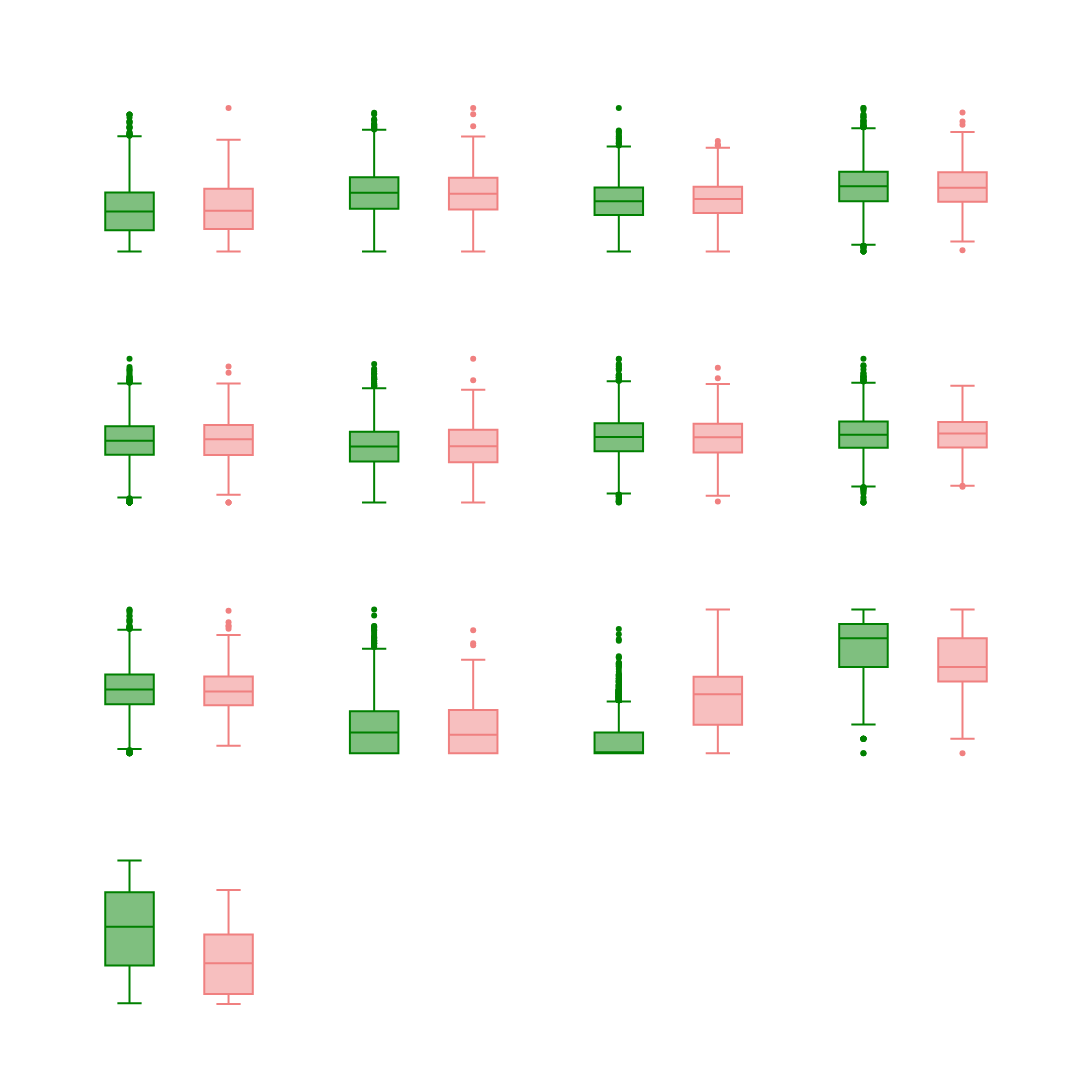

Write notebook code for a chart like this one.
### Markdown cell above
## Corregir los ejes para que indiquen lo que representan

### Code cell
# Plot boxplots for numeric variables vs the target variable
plot_boxplots(train_data, numeric_data_train)

### Figure 1 — Plotly figure (JSON) as saved in the notebook; plotly's stock layout.template omitted (floating-point values rounded to 4 significant figures; data arrays with more than 128 entries replaced by an {"elided": "..."} marker saying what was removed)
{"data": [{"alignmentgroup": "True", "hovertemplate": "churn=%{x}<br>n_sms=%{y}<extra></extra>", "legendgroup": "0", "marker": {"color": "green"}, "name": "0", "notched": false, "offsetgroup": "0", "orientation": "v", "showlegend": true, "type": "box", "x": {"elided": "5135 int values"}, "x0": " ", "xaxis": "x", "y": {"elided": "5135 int values"}, "y0": " ", "yaxis": "y"}, {"alignmentgroup": "True", "hovertemplate": "churn=%{x}<br>n_sms=%{y}<extra></extra>", "legendgroup": "1", "marker": {"color": "lightcoral"}, "name": "1", "notched": false, "offsetgroup": "1", "orientation": "v", "showlegend": true, "type": "box", "x": {"elided": "490 int values"}, "x0": " ", "xaxis": "x", "y": {"elided": "490 int values"}, "y0": " ", "yaxis": "y"}, {"alignmentgroup": "True", "hovertemplate": "churn=%{x}<br>total_day_minutes=%{y}<extra></extra>", "legendgroup": "0", "marker": {"color": "green"}, "name": "0", "notched": false, "offsetgroup": "0", "orientation": "v", "showlegend": true, "type": "box", "x": {"elided": "5135 int values"}, "x0": " ", "xaxis": "x2", "y": {"elided": "5135 float values"}, "y0": " ", "yaxis": "y2"}, {"alignmentgroup": "True", "hovertemplate": "churn=%{x}<br>total_day_minutes=%{y}<extra></extra>", "legendgroup": "1", "marker": {"color": "lightcoral"}, "name": "1", "notched": false, "offsetgroup": "1", "orientation": "v", "showlegend": true, "type": "box", "x": {"elided": "490 int values"}, "x0": " ", "xaxis": "x2", "y": {"elided": "490 float values"}, "y0": " ", "yaxis": "y2"}, {"alignmentgroup": "True", "hovertemplate": "churn=%{x}<br>total_day_calls=%{y}<extra></extra>", "legendgroup": "0", "marker": {"color": "green"}, "name": "0", "notched": false, "offsetgroup": "0", "orientation": "v", "showlegend": true, "type": "box", "x": {"elided": "5135 int values"}, "x0": " ", "xaxis": "x3", "y": {"elided": "5135 int values"}, "y0": " ", "yaxis": "y3"}, {"alignmentgroup": "True", "hovertemplate": "churn=%{x}<br>total_day_calls=%{y}<extra></extra>", "legendgroup": "1", "marker": {"color": "lightcoral"}, "name": "1", "notched": false, "offsetgroup": "1", "orientation": "v", "showlegend": true, "type": "box", "x": {"elided": "490 int values"}, "x0": " ", "xaxis": "x3", "y": {"elided": "490 int values"}, "y0": " ", "yaxis": "y3"}, {"alignmentgroup": "True", "hovertemplate": "churn=%{x}<br>total_day_charge=%{y}<extra></extra>", "legendgroup": "0", "marker": {"color": "green"}, "name": "0", "notched": false, "offsetgroup": "0", "orientation": "v", "showlegend": true, "type": "box", "x": {"elided": "5135 int values"}, "x0": " ", "xaxis": "x4", "y": {"elided": "5135 float values"}, "y0": " ", "yaxis": "y4"}, {"alignmentgroup": "True", "hovertemplate": "churn=%{x}<br>total_day_charge=%{y}<extra></extra>", "legendgroup": "1", "marker": {"color": "lightcoral"}, "name": "1", "notched": false, "offsetgroup": "1", "orientation": "v", "showlegend": true, "type": "box", "x": {"elided": "490 int values"}, "x0": " ", "xaxis": "x4", "y": {"elided": "490 float values"}, "y0": " ", "yaxis": "y4"}, {"alignmentgroup": "True", "hovertemplate": "churn=%{x}<br>total_eve_minutes=%{y}<extra></extra>", "legendgroup": "0", "marker": {"color": "green"}, "name": "0", "notched": false, "offsetgroup": "0", "orientation": "v", "showlegend": true, "type": "box", "x": {"elided": "5135 int values"}, "x0": " ", "xaxis": "x5", "y": {"elided": "5135 float values"}, "y0": " ", "yaxis": "y5"}, {"alignmentgroup": "True", "hovertemplate": "churn=%{x}<br>total_eve_minutes=%{y}<extra></extra>", "legendgroup": "1", "marker": {"color": "lightcoral"}, "name": "1", "notched": false, "offsetgroup": "1", "orientation": "v", "showlegend": true, "type": "box", "x": {"elided": "490 int values"}, "x0": " ", "xaxis": "x5", "y": {"elided": "490 float values"}, "y0": " ", "yaxis": "y5"}, {"alignmentgroup": "True", "hovertemplate": "churn=%{x}<br>total_eve_calls=%{y}<extra></extra>", "legendgroup": "0", "marker": {"color": "green"}, "name": "0", "notched": false, "offsetgroup": "0", "orientation": "v", "showlegend": true, "type": "box", "x": {"elided": "5135 int values"}, "x0": " ", "xaxis": "x6", "y": {"elided": "5135 int values"}, "y0": " ", "yaxis": "y6"}, {"alignmentgroup": "True", "hovertemplate": "churn=%{x}<br>total_eve_calls=%{y}<extra></extra>", "legendgroup": "1", "marker": {"color": "lightcoral"}, "name": "1", "notched": false, "offsetgroup": "1", "orientation": "v", "showlegend": true, "type": "box", "x": {"elided": "490 int values"}, "x0": " ", "xaxis": "x6", "y": {"elided": "490 int values"}, "y0": " ", "yaxis": "y6"}, {"alignmentgroup": "True", "hovertemplate": "churn=%{x}<br>total_eve_charge=%{y}<extra></extra>", "legendgroup": "0", "marker": {"color": "green"}, "name": "0", "notched": false, "offsetgroup": "0", "orientation": "v", "showlegend": true, "type": "box", "x": {"elided": "5135 int values"}, "x0": " ", "xaxis": "x7", "y": {"elided": "5135 float values"}, "y0": " ", "yaxis": "y7"}, {"alignmentgroup": "True", "hovertemplate": "churn=%{x}<br>total_eve_charge=%{y}<extra></extra>", "legendgroup": "1", "marker": {"color": "lightcoral"}, "name": "1", "notched": false, "offsetgroup": "1", "orientation": "v", "showlegend": true, "type": "box", "x": {"elided": "490 int values"}, "x0": " ", "xaxis": "x7", "y": {"elided": "490 float values"}, "y0": " ", "yaxis": "y7"}, {"alignmentgroup": "True", "hovertemplate": "churn=%{x}<br>total_night_minutes=%{y}<extra></extra>", "legendgroup": "0", "marker": {"color": "green"}, "name": "0", "notched": false, "offsetgroup": "0", "orientation": "v", "showlegend": true, "type": "box", "x": {"elided": "5135 int values"}, "x0": " ", "xaxis": "x8", "y": {"elided": "5135 float values"}, "y0": " ", "yaxis": "y8"}, {"alignmentgroup": "True", "hovertemplate": "churn=%{x}<br>total_night_minutes=%{y}<extra></extra>", "legendgroup": "1", "marker": {"color": "lightcoral"}, "name": "1", "notched": false, "offsetgroup": "1", "orientation": "v", "showlegend": true, "type": "box", "x": {"elided": "490 int values"}, "x0": " ", "xaxis": "x8", "y": {"elided": "490 float values"}, "y0": " ", "yaxis": "y8"}, {"alignmentgroup": "True", "hovertemplate": "churn=%{x}<br>total_night_calls=%{y}<extra></extra>", "legendgroup": "0", "marker": {"color": "green"}, "name": "0", "notched": false, "offsetgroup": "0", "orientation": "v", "showlegend": true, "type": "box", "x": {"elided": "5135 int values"}, "x0": " ", "xaxis": "x9", "y": {"elided": "5135 int values"}, "y0": " ", "yaxis": "y9"}, {"alignmentgroup": "True", "hovertemplate": "churn=%{x}<br>total_night_calls=%{y}<extra></extra>", "legendgroup": "1", "marker": {"color": "lightcoral"}, "name": "1", "notched": false, "offsetgroup": "1", "orientation": "v", "showlegend": true, "type": "box", "x": {"elided": "490 int values"}, "x0": " ", "xaxis": "x9", "y": {"elided": "490 int values"}, "y0": " ", "yaxis": "y9"}, {"alignmentgroup": "True", "hovertemplate": "churn=%{x}<br>total_night_charge=%{y}<extra></extra>", "legendgroup": "0", "marker": {"color": "green"}, "name": "0", "notched": false, "offsetgroup": "0", "orientation": "v", "showlegend": true, "type": "box", "x": {"elided": "5135 int values"}, "x0": " ", "xaxis": "x10", "y": {"elided": "5135 float values"}, "y0": " ", "yaxis": "y10"}, {"alignmentgroup": "True", "hovertemplate": "churn=%{x}<br>total_night_charge=%{y}<extra></extra>", "legendgroup": "1", "marker": {"color": "lightcoral"}, "name": "1", "notched": false, "offsetgroup": "1", "orientation": "v", "showlegend": true, "type": "box", "x": {"elided": "490 int values"}, "x0": " ", "xaxis": "x10", "y": {"elided": "490 float values"}, "y0": " ", "yaxis": "y10"}, {"alignmentgroup": "True", "hovertemplate": "churn=%{x}<br>customer_service_calls=%{y}<extra></extra>", "legendgroup": "0", "marker": {"color": "green"}, "name": "0", "notched": false, "offsetgroup": "0", "orientation": "v", "showlegend": true, "type": "box", "x": {"elided": "5135 int values"}, "x0": " ", "xaxis": "x11", "y": {"elided": "5135 int values"}, "y0": " ", "yaxis": "y11"}, {"alignmentgroup": "True", "hovertemplate": "churn=%{x}<br>customer_service_calls=%{y}<extra></extra>", "legendgroup": "1", "marker": {"color": "lightcoral"}, "name": "1", "notched": false, "offsetgroup": "1", "orientation": "v", "showlegend": true, "type": "box", "x": {"elided": "490 int values"}, "x0": " ", "xaxis": "x11", "y": {"elided": "490 int values"}, "y0": " ", "yaxis": "y11"}, {"alignmentgroup": "True", "hovertemplate": "churn=%{x}<br>customer_service_rating=%{y}<extra></extra>", "legendgroup": "0", "marker": {"color": "green"}, "name": "0", "notched": false, "offsetgroup": "0", "orientation": "v", "showlegend": true, "type": "box", "x": {"elided": "5135 int values"}, "x0": " ", "xaxis": "x12", "y": {"elided": "5135 int values"}, "y0": " ", "yaxis": "y12"}, {"alignmentgroup": "True", "hovertemplate": "churn=%{x}<br>customer_service_rating=%{y}<extra></extra>", "legendgroup": "1", "marker": {"color": "lightcoral"}, "name": "1", "notched": false, "offsetgroup": "1", "orientation": "v", "showlegend": true, "type": "box", "x": {"elided": "490 int values"}, "x0": " ", "xaxis": "x12", "y": {"elided": "490 int values"}, "y0": " ", "yaxis": "y12"}, {"alignmentgroup": "True", "hovertemplate": "churn=%{x}<br>customer_happiness=%{y}<extra></extra>", "legendgroup": "0", "marker": {"color": "green"}, "name": "0", "notched": false, "offsetgroup": "0", "orientation": "v", "showlegend": true, "type": "box", "x": {"elided": "5135 int values"}, "x0": " ", "xaxis": "x13", "y": {"elided": "5135 float values"}, "y0": " ", "yaxis": "y13"}, {"alignmentgroup": "True", "hovertemplate": "churn=%{x}<br>customer_happiness=%{y}<extra></extra>", "legendgroup": "1", "marker": {"color": "lightcoral"}, "name": "1", "notched": false, "offsetgroup": "1", "orientation": "v", "showlegend": true, "type": "box", "x": {"elided": "490 int values"}, "x0": " ", "xaxis": "x13", "y": {"elided": "490 float values"}, "y0": " ", "yaxis": "y13"}], "layout": {"annotations": [{"font": {"size": 16}, "showarrow": false, "text": "Distribución de n_sms", "x": 0.1062, "xanchor": "center", "xref": "paper", "y": 1, "yanchor": "bottom", "yref": "paper"}, {"font": {"size": 16}, "showarrow": false, "text": "Distribución de total_day_minutes", "x": 0.3688, "xanchor": "center", "xref": "paper", "y": 1, "yanchor": "bottom", "yref": "paper"}, {"font": {"size": 16}, "showarrow": false, "text": "Distribución de total_day_calls", "x": 0.6313, "xanchor": "center", "xref": "paper", "y": 1, "yanchor": "bottom", "yref": "paper"}, {"font": {"size": 16}, "showarrow": false, "text": "Distribución de total_day_charge", "x": 0.8938, "xanchor": "center", "xref": "paper", "y": 1, "yanchor": "bottom", "yref": "paper"}, {"font": {"size": 16}, "showarrow": false, "text": "Distribución de total_eve_minutes", "x": 0.1062, "xanchor": "center", "xref": "paper", "y": 0.725, "yanchor": "bottom", "yref": "paper"}, {"font": {"size": 16}, "showarrow": false, "text": "Distribución de total_eve_calls", "x": 0.3688, "xanchor": "center", "xref": "paper", "y": 0.725, "yanchor": "bottom", "yref": "paper"}, {"font": {"size": 16}, "showarrow": false, "text": "Distribución de total_eve_charge", "x": 0.6313, "xanchor": "center", "xref": "paper", "y": 0.725, "yanchor": "bottom", "yref": "paper"}, {"font": {"size": 16}, "showarrow": false, "text": "Distribución de total_night_minutes", "x": 0.8938, "xanchor": "center", "xref": "paper", "y": 0.725, "yanchor": "bottom", "yref": "paper"}, {"font": {"size": 16}, "showarrow": false, "text": "Distribución de total_night_calls", "x": 0.1062, "xanchor": "center", "xref": "paper", "y": 0.45, "yanchor": "bottom", "yref": "paper"}, {"font": {"size": 16}, "showarrow": false, "text": "Distribución de total_night_charge", "x": 0.3688, "xanchor": "center", "xref": "paper", "y": 0.45, "yanchor": "bottom", "yref": "paper"}, {"font": {"size": 16}, "showarrow": false, "text": "Distribución de customer_service_calls", "x": 0.6313, "xanchor": "center", "xref": "paper", "y": 0.45, "yanchor": "bottom", "yref": "paper"}, {"font": {"size": 16}, "showarrow": false, "text": "Distribución de customer_service_rating", "x": 0.8938, "xanchor": "center", "xref": "paper", "y": 0.45, "yanchor": "bottom", "yref": "paper"}, {"font": {"size": 16}, "showarrow": false, "text": "Distribución de customer_happiness", "x": 0.1062, "xanchor": "center", "xref": "paper", "y": 0.175, "yanchor": "bottom", "yref": "paper"}], "font": {"color": "white"}, "height": 1600, "paper_bgcolor": "rgba(0,0,0,0)", "plot_bgcolor": "rgba(0,0,0,0)", "showlegend": false, "title": {"text": "Variables numéricas y churn"}, "width": 1800, "xaxis": {"anchor": "y", "domain": [0, 0.2125]}, "xaxis10": {"anchor": "y10", "domain": [0.2625, 0.475]}, "xaxis11": {"anchor": "y11", "domain": [0.525, 0.7375]}, "xaxis12": {"anchor": "y12", "domain": [0.7875, 1]}, "xaxis13": {"anchor": "y13", "domain": [0, 0.2125]}, "xaxis14": {"anchor": "y14", "domain": [0.2625, 0.475]}, "xaxis15": {"anchor": "y15", "domain": [0.525, 0.7375]}, "xaxis16": {"anchor": "y16", "domain": [0.7875, 1]}, "xaxis2": {"anchor": "y2", "domain": [0.2625, 0.475]}, "xaxis3": {"anchor": "y3", "domain": [0.525, 0.7375]}, "xaxis4": {"anchor": "y4", "domain": [0.7875, 1]}, "xaxis5": {"anchor": "y5", "domain": [0, 0.2125]}, "xaxis6": {"anchor": "y6", "domain": [0.2625, 0.475]}, "xaxis7": {"anchor": "y7", "domain": [0.525, 0.7375]}, "xaxis8": {"anchor": "y8", "domain": [0.7875, 1]}, "xaxis9": {"anchor": "y9", "domain": [0, 0.2125]}, "yaxis": {"anchor": "x", "domain": [0.825, 1]}, "yaxis10": {"anchor": "x10", "domain": [0.275, 0.45]}, "yaxis11": {"anchor": "x11", "domain": [0.275, 0.45]}, "yaxis12": {"anchor": "x12", "domain": [0.275, 0.45]}, "yaxis13": {"anchor": "x13", "domain": [0, 0.175]}, "yaxis14": {"anchor": "x14", "domain": [0, 0.175]}, "yaxis15": {"anchor": "x15", "domain": [0, 0.175]}, "yaxis16": {"anchor": "x16", "domain": [0, 0.175]}, "yaxis2": {"anchor": "x2", "domain": [0.825, 1]}, "yaxis3": {"anchor": "x3", "domain": [0.825, 1]}, "yaxis4": {"anchor": "x4", "domain": [0.825, 1]}, "yaxis5": {"anchor": "x5", "domain": [0.55, 0.725]}, "yaxis6": {"anchor": "x6", "domain": [0.55, 0.725]}, "yaxis7": {"anchor": "x7", "domain": [0.55, 0.725]}, "yaxis8": {"anchor": "x8", "domain": [0.55, 0.725]}, "yaxis9": {"anchor": "x9", "domain": [0.275, 0.45]}}}
